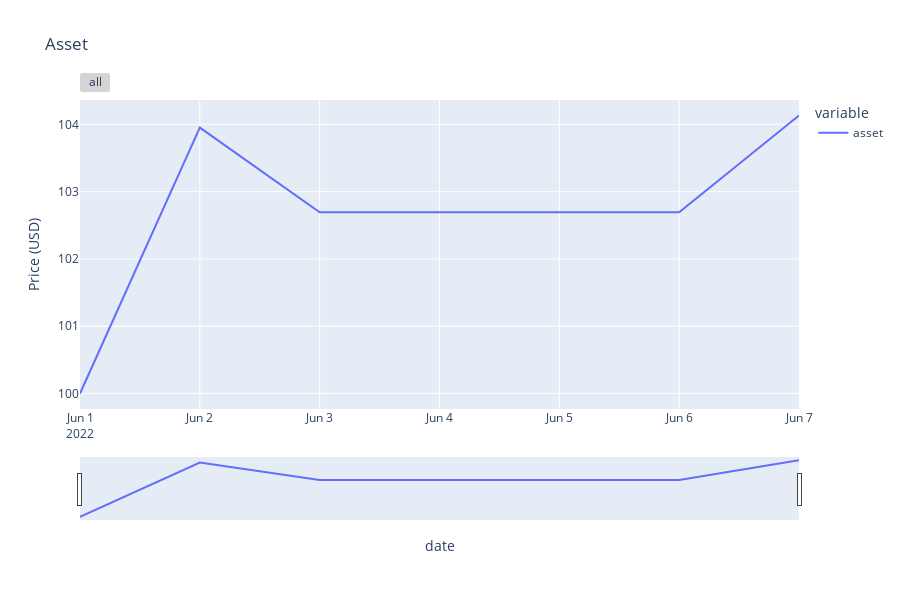

The cell this chart's notebook holds for it:
### Markdown cell above
**Use `evaluate(days, weighted, graph)` to evaluate our model**
- `weighted` argument has default value `False`, which means we only invest the stock with highest predicted profit;
- `weighted = True` means we will split money to invest all stocks with positive predicted profit.
- `graph` argument has default value `False`; if you want to visualize the fluctuation of investment, set `graph = True`.

### Code cell
eva.evaluate(6, weighted = True, graph = True)

### Figure 1 — Plotly figure (JSON) as saved in the notebook; plotly's stock layout.template omitted (floating-point values rounded to 4 significant figures)
{"data": [{"hovertemplate": "variable=asset<br>date=%{x}<br>value=%{y}<extra></extra>", "legendgroup": "asset", "line": {"color": "#636efa", "dash": "solid"}, "marker": {"symbol": "circle"}, "mode": "lines", "name": "asset", "orientation": "v", "showlegend": true, "type": "scatter", "x": ["2022-06-01T00:00:00", "2022-06-02T00:00:00", "2022-06-03T00:00:00", "2022-06-04T00:00:00", "2022-06-05T00:00:00", "2022-06-06T00:00:00", "2022-06-07T00:00:00"], "xaxis": "x", "y": [100, 104.0, 102.7, 102.7, 102.7, 102.7, 104.1], "yaxis": "y"}], "layout": {"height": 600, "legend": {"title": {"text": "variable"}, "tracegroupgap": 0}, "title": {"text": "Asset"}, "width": 900, "xaxis": {"anchor": "y", "domain": [0, 1], "rangeselector": {"buttons": [{"step": "all"}]}, "rangeslider": {"visible": true}, "title": {"text": "date"}}, "yaxis": {"anchor": "x", "domain": [0, 1], "title": {"text": "Price (USD)"}}}}
